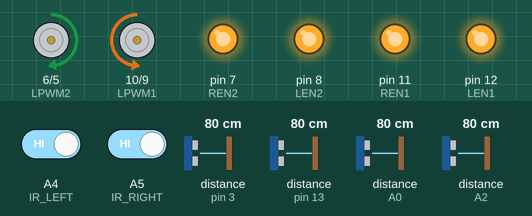
Simulated run of this sketch. Board: Arduino Uno, built with avr-gcc and run on an emulated ATmega328P. Parts: motor-driver pin pairs drawn as motors (green arrow = first pin HIGH = forward, orange = second pin HIGH = backward, longer = more drive), output pins drawn as LEDs (lit = HIGH). Wiring (inferred from the names in the program): 4 × ultrasonic range finder: trigger pin 2, echo pin 3 / trigger pin 4, echo pin 13 / trigger A1, echo A0 / trigger A3, echo A2. Inputs (shaded band) come from the test bench; at power-on: distance to the obstacle (sensors on pin 13, pin 3, A0, A2) 80 cm, A4 (IR_LEFT) HIGH, A5 (IR_RIGHT) HIGH. The echo pulse lasts 58.3 µs per cm; pins used as bus, display or sensor lines are not drawn.

Above: at 1.2 s.
1.3 s: distance to the obstacle (sensor on pin 13) set to 64 cm
2.8 s: distance to the obstacle (sensor on pin 13) set to 58 cm
At 2.97 s:
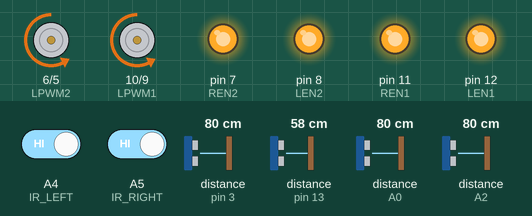
At 5.1 s:
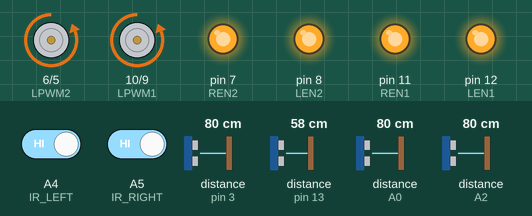
5.8 s: A4 (IR_LEFT) driven LOW
At 5.98 s:
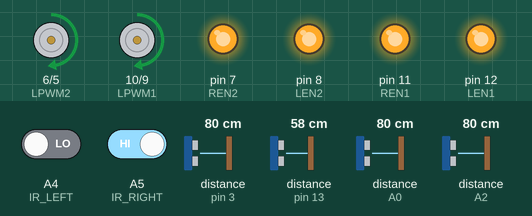
8.8 s: A4 (IR_LEFT) driven HIGH and A5 (IR_RIGHT) driven LOW
11.8 s: A5 (IR_RIGHT) driven HIGH
13.8 s: A5 (IR_RIGHT) driven LOW
At 14.25 s:
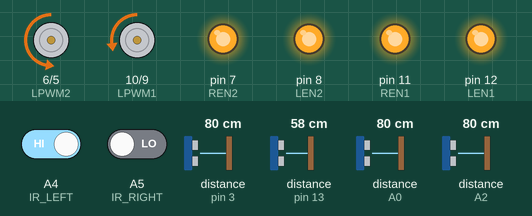
Timing chart, 0 to 17.8 s (numbered marks = the images above; inputs shaded):
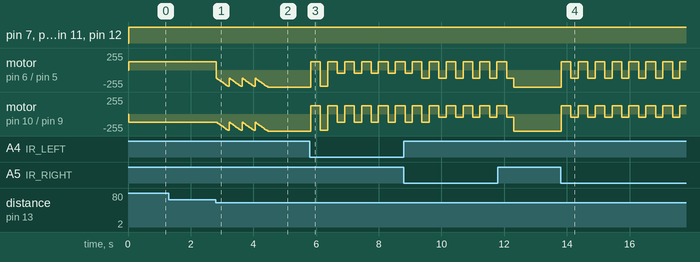

Measured:
- the behaviour switches between 61 and 60 cm on distance to the obstacle (sensor on pin 13) (found by bisection; images 0 and 1)
- after the input at 1.3 s, every drawn part: stays the same
- after the input at 13.8 s, motor on pin 6 (LPWM2) / pin 5 (RPWM2): alternates forward 127/255 for 0.31 s and backward 127/255 for 0.23 s, starting at once; motor on pin 10 (LPWM1) / pin 9 (RPWM1): alternates forward 127/255 for 0.31 s and backward 50/255 for 0.23 s, starting at once

The sketch:

sketch_kronosai2.ino
```cpp
// === MOTOR DRIVER PINS ===
// RIGHT DRIVER
#define RPWM2 5
#define LPWM2 6
#define REN2 7
#define LEN2 8
// LEFT DRIVER
#define RPWM1 9
#define LPWM1 10
#define REN1 11
#define LEN1 12

// === SENSORS ===
#define IR_LEFT A4
#define IR_RIGHT A5

int trig1 = 4;   int echo1 = 13;  // LEFT FRONT
int trig2 = A1;  int echo2 = A0;  // RIGHT FRONT
int trig3 = 2;   int echo3 = 3;   // LEFT SIDE
int trig4 = A3;  int echo4 = A2;  // RIGHT SIDE

// === SETTINGS ===
#define actDelay 10
#define maxRange 60
#define rampStep 10
#define rampDelay 20
#define detectionThreshold 5

int detectionCount = 0;
bool aggressive = false;
String lastSeen = "none";

void setup() {
  pinMode(trig1, OUTPUT); pinMode(echo1, INPUT);
  pinMode(trig2, OUTPUT); pinMode(echo2, INPUT);
  pinMode(trig3, OUTPUT); pinMode(echo3, INPUT);
  pinMode(trig4, OUTPUT); pinMode(echo4, INPUT);

  pinMode(LPWM1, OUTPUT); pinMode(RPWM1, OUTPUT);
  pinMode(LPWM2, OUTPUT); pinMode(RPWM2, OUTPUT);
  pinMode(LEN1, OUTPUT);  pinMode(REN1, OUTPUT);
  pinMode(LEN2, OUTPUT);  pinMode(REN2, OUTPUT);

  pinMode(IR_LEFT, INPUT);
  pinMode(IR_RIGHT, INPUT);
}

long getDistance(int trig, int echo) {
  digitalWrite(trig, LOW); delayMicroseconds(2);
  digitalWrite(trig, HIGH); delayMicroseconds(10); digitalWrite(trig, LOW);
  long duration = pulseIn(echo, HIGH);
  return (duration / 2) / 29.1;
}

void move(int leftPWM, int rightPWM, bool leftFwd, bool rightFwd) {
  digitalWrite(LEN1, HIGH); digitalWrite(LEN2, HIGH);
  digitalWrite(REN1, HIGH); digitalWrite(REN2, HIGH);

  analogWrite(LPWM1, leftFwd ? 0 : leftPWM);
  analogWrite(RPWM1, leftFwd ? leftPWM : 0);
  analogWrite(LPWM2, rightFwd ? 0 : rightPWM);
  analogWrite(RPWM2, rightFwd ? rightPWM : 0);
  delay(actDelay);
}

void rampAttack() {
  for (int speed = 127; speed <= 255; speed += rampStep) {
    move(speed, speed, true, true);
    delay(rampDelay);
  }
}

void loop() {
  bool AINL = digitalRead(IR_LEFT);
  bool AINR = digitalRead(IR_RIGHT);

  long d1 = getDistance(trig1, echo1);  // front left
  long d2 = getDistance(trig2, echo2);  // front right
  long d3 = getDistance(trig3, echo3);  // side left
  long d4 = getDistance(trig4, echo4);  // side right

  // === EDGE AVOIDANCE ===
  if (!AINL && !AINR) {
    move(127, 127, false, false); // reverse
    delay(300);
    move(127, 50, true, true); // turn right
    delay(200);
    return;
  } else if (!AINL) {
    move(127, 127, false, false);
    delay(300);
    move(127, 50, true, true);
    delay(200);
    return;
  } else if (!AINR) {
    move(127, 127, false, false);
    delay(300);
    move(50, 127, true, true);
    delay(200);
    return;
  }

  // === OPPONENT DETECTION ===
  bool frontDetected = (d1 < maxRange || d2 < maxRange);
  bool sideLeft = d3 < maxRange;
  bool sideRight = d4 < maxRange;

  // === MEMORY + AGGRESSION MODE ===
  if (frontDetected || sideLeft || sideRight) {
    detectionCount++;
    if (d1 < maxRange) lastSeen = "left";
    if (d2 < maxRange) lastSeen = "right";
    if (d3 < maxRange) lastSeen = "left";
    if (d4 < maxRange) lastSeen = "right";
  } else {
    detectionCount = 0;
  }

  if (detectionCount >= detectionThreshold) aggressive = true;

  // === STRATEGY LOGIC ===
  if (frontDetected) {
    if (aggressive) {
      move(255, 255, true, true);
    } else {
      rampAttack();
    }
  } else if (sideLeft && !sideRight) {
    move(80, 127, true, true); // turn left
  } else if (sideRight && !sideLeft) {
    move(127, 80, true, true); // turn right
  } else {
    // SEARCH MODE
    if (lastSeen == "left") {
      move(80, 127, true, true); // turn left
    } else if (lastSeen == "right") {
      move(127, 80, true, true); // turn right
    } else {
      move(127, 127, true, false); // spin
    }
  }
}
```
